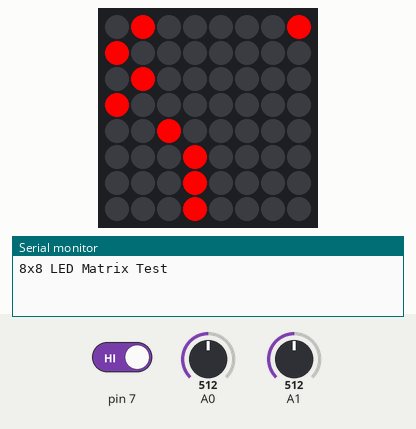
Simulated run of this sketch. Board: Arduino Uno, built with avr-gcc and run on an emulated ATmega328P. Parts: 8×8 RGB LED matrix (first LED top left, wired row by row), the last lines printed to the serial monitor. The inputs (shaded band) are chosen by the test bench; at power-on: A0 = 512, A1 = 512, pin 7 HIGH. Random numbers use the default seed unless the sketch sets one.

Above: at 1.2 s.
1.3 s: A0 set to 716
At 2.4 s:
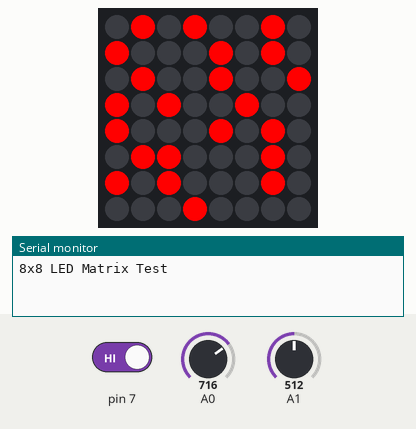
2.8 s: A1 set to 716
At 3.4 s:
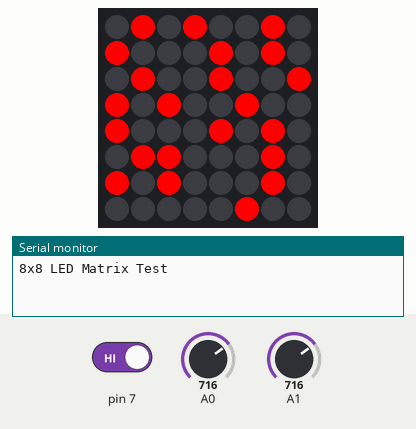
4.3 s: pin 7 driven LOW
6.3 s: A0 set to 442
9.3 s: A0 set to 414
At 9.6 s:
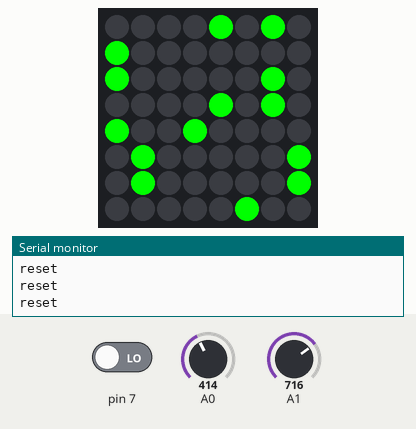
10.8 s: A1 set to 900
13.8 s: A1 set to 926
Timing chart, 0 to 16.8 s (numbered marks = the images above; inputs shaded):
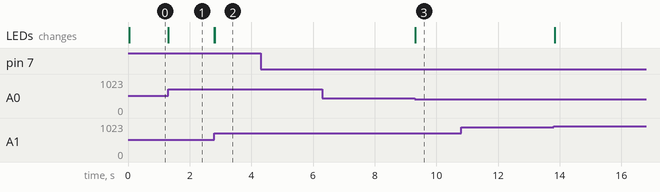

The sketch:

fibonacci.ino
```cpp
#include <Adafruit_LEDBackpack.h>
#include <Wire.h>
#include <Adafruit_GFX.h>

Adafruit_BicolorMatrix matrix = Adafruit_BicolorMatrix();
uint8_t lines[9][20];
uint8_t temp[8];
bool correct[9][9];
bool answers[9][9];
int lastCase1 = 0;
int lastCase2 = 0;
float read1, read2;
int ledColor = LED_RED;
bool win = false;

void setup() {
  Serial.begin(9600);
  Serial.println("8x8 LED Matrix Test");
  pinMode(A1, INPUT);
  pinMode(A0, INPUT);
  pinMode(7, INPUT);
  matrix.begin(0x70);

//2-2,000/8
//3-1,500/1
//5-1,666/7
//8-1,600/2
//13-1,625/6
//21-1,615/3
//34-1,619/5
//55-1,618/4
  correct[1][2] = true;
  correct[2][4] = true;
  correct[3][6] = true;
  correct[4][8] = true;
  correct[5][7] = true;
  correct[6][5] = true;
  correct[7][3] = true;
  correct[8][1] = true;

  lines[0][0] = B00000000;

  lines[1][0] = B10000000;
  lines[1][1] = B01000000;
  lines[1][2] = B00100000;
  lines[1][3] = B00010000;
  lines[1][4] = B00001000;
  lines[1][5] = B00000100;
  lines[1][6] = B00000010;
  lines[1][7] = B00000001;

  lines[2][0] = B00001010;
  lines[2][1] = B10000010;
  lines[2][2] = B10100000;
  lines[2][3] = B10010000;
  lines[2][4] = B10001000;
  lines[2][5] = B10000100;
  lines[2][6] = B01000010;
  lines[2][7] = B00100010;
  lines[2][8] = B00010010;
  lines[2][9] = B00001010;
  lines[2][10] = B00001001;
  lines[2][11] = B00010001;
  lines[2][12] = B00100001;
  lines[2][13] = B01000001;
  lines[2][14] = B00101000;

  lines[3][0] = B10001010;
  lines[3][1] = B10010010;
  lines[3][2] = B10100100;
  lines[3][3] = B10010010;
  lines[3][4] = B10001001;
  lines[3][5] = B10010100;
  lines[3][6] = B01100010;
  lines[3][7] = B10100010;
  lines[3][8] = B01010010;
  lines[3][9] = B01001010;
  lines[3][10] = B01001001;
  lines[3][11] = B00010101;
  lines[3][12] = B00101001;
  lines[3][13] = B01010001;
  lines[3][14] = B10101000;

  lines[4][0] = B10101010;
  lines[4][1] = B10110010;
  lines[4][2] = B10101100;
  lines[4][3] = B10011010;
  lines[4][4] = B10101001;
  lines[4][5] = B11010100;
  lines[4][6] = B01101010;
  lines[4][7] = B10110010;
  lines[4][8] = B01010011;
  lines[4][9] = B01001110;
  lines[4][10] = B01101001;
  lines[4][11] = B01010101;
  lines[4][12] = B01101001;
  lines[4][13] = B01010101;
  lines[4][14] = B10101100;

  lines[5][0] = B10101011;
  lines[5][1] = B10110110;
  lines[5][2] = B10111100;
  lines[5][3] = B10111010;
  lines[5][4] = B11101001;
  lines[5][5] = B11010101;
  lines[5][6] = B11101010;
  lines[5][7] = B10110110;
  lines[5][8] = B01011011;
  lines[5][9] = B01011110;
  lines[5][10] = B01101101;
  lines[5][11] = B01011101;
  lines[5][12] = B01101101;
  lines[5][13] = B01011101;
  lines[5][14] = B10101101;

  lines[6][0] = B11111100;

  lines[7][0] = B01111111;
  lines[7][1] = B10111111;
  lines[7][2] = B11011111;
  lines[7][3] = B11101111;
  lines[7][4] = B11110111;
  lines[7][5] = B11111011;
  lines[7][6] = B11111101;
  lines[7][7] = B11111110;

  lines[8][0] = B11111111;
}

void loop()
{
  read2 += (analogRead(A0) - read2) * 0.05;
  /*if (read2 != read2)
    read2 = 0;*/
  read1 += (analogRead(A1) - read1) * 0.05;

  //Serial.println((int)read2);
  //Serial.println((int)read1);
  //Serial.println(" ");


  switch ((int)read2) {
    case 0 ... 127:
      if (lastCase1 != 1)
      {
        lastCase1 = 1;
        Get2Lights();
      }
      break;
    case 128 ... 255:
      if (lastCase1 != 2)
      {
        lastCase1 = 2;
        Get3Lights();
      }
      break;
    case 256 ... 383:
      if (lastCase1 != 3)
      {
        lastCase1 = 3;
        Get5Lights();
      }
      break;
    case 384 ... 511:
      if (lastCase1 != 4)
      {
        lastCase1 = 4;
        Get8Lights();
      }
      break;
    case 512 ... 639:
      if (lastCase1 != 5)
      {
        lastCase1 = 5;
        Get13Lights();
      }
      break;
    case 640 ... 767:
      if (lastCase1 != 6)
      {
        lastCase1 = 6;
        Get21Lights();
      }
      break;
    case 768 ... 895:
      if (lastCase1 != 7)
      {
        lastCase1 = 7;
        Get34Lights();
      }
      break;
    case 896 ... 1023:
      if (lastCase1 != 8)
      {
        lastCase1 = 8;
        Get55Lights();
      }
      break;
  }

  switch ((int)read1) {
    case 0 ... 127:
      if (lastCase2 != 1)
      {
        temp[7] = lines[1][0];
        lastCase2 = 1;
        UpdateMatrix();
      }
      break;
    case 128 ... 255:
      if (lastCase2 != 2)
      {
        temp[7] = lines[1][1];
        lastCase2 = 2;
        UpdateMatrix();
      }
      break;
    case 256 ... 383:
      if (lastCase2 != 3)
      {
        temp[7] = lines[1][2];
        lastCase2 = 3;
        UpdateMatrix();
      }
      break;
    case 384 ... 511:
      if (lastCase2 != 4)
      {
        temp[7] = lines[1][3];
        lastCase2 = 4;
        UpdateMatrix();
      }
      break;
    case 512 ... 639:
      if (lastCase2 != 5)
      {
        temp[7] = lines[1][4];
        lastCase2 = 5;
        UpdateMatrix();
      }
      break;
    case 640 ... 767:
      if (lastCase2 != 6)
      {
        temp[7] = lines[1][5];
        lastCase2 = 6;
        UpdateMatrix();
      }
      break;
    case 768 ... 895:
      if (lastCase2 != 7)
      {
        temp[7] = lines[1][6];
        lastCase2 = 7;
        UpdateMatrix();
      }
      break;
    case 896 ... 1023:
      if (lastCase2 != 8)
      {
        temp[7] = lines[1][7];
        lastCase2 = 8;
        UpdateMatrix();
      }
      break;
  }


  if (digitalRead(7) == LOW)
  {
    if (win)
    {
      win = false;
      ResetAnswers();
      lastCase1 = 0;
      lastCase2 = 0;
      matrix.setRotation(0);
      UpdateMatrix();
    }
    else if (correct[lastCase2][lastCase1])
    {
      answers[lastCase2][lastCase1] = true;
      UpdateMatrix();
      if (
        answers[1][2] &&
        answers[2][4] &&
        answers[3][6] &&
        answers[4][8] &&
        answers[5][7] &&
        answers[6][5] &&
        answers[7][3] &&
        answers[8][1])
      {
        win = true;
      }
    }
    else
    {
      Serial.println("reset");
      ResetAnswers();
    }

    delay(500);
  }

  if (win)
  {
    matrix.setTextWrap(false);  // we dont want text to wrap so it scrolls nicely
    matrix.setTextSize(1);
    matrix.setRotation(3);
    matrix.setTextColor(LED_GREEN);
    for (int8_t x=7; x>=-36; x--) {
      matrix.clear();
      matrix.setCursor(x,0);
      matrix.print("3428");
      matrix.writeDisplay();
      delay(100);
    }
  }
}

void UpdateMatrix()
{
    if (answers[lastCase2][lastCase1])
      ledColor = LED_GREEN;
    else
      ledColor = LED_RED;

    matrix.clear();      // clear display
    matrix.drawBitmap(0, 0, temp, 8, 8, ledColor);
    matrix.writeDisplay();  // write the changes we just made to the display
}

void Get2Lights()
{
  if (random(0, 3) > 0)
  {
    int hit = 0;
    for (int i = 0; i < 7; i++)
    {
      if ((random(0, 2) == 1 && hit < 2) || (i == 5 && hit == 0) || (i == 6 && hit == 1))
      {
        hit++;
        temp[i] = lines[1][random(0, 8)];
      }
      else
        temp[i] = lines[0][0];
    }
  }
  else
  {
    int r = random(0, 7);
    for (int i = 0; i < 7; i++)
    {
      if (i == r)
        temp[i] = lines[2][random(0, 14)];
      else
        temp[i] = lines[0][0];
    }
  }

  UpdateMatrix();
}

void Get3Lights()
{
  if (random(0, 5) > 0)
  {
    int hit = 0;
    for (int i = 0; i < 7; i++)
    {
      if ((random(0, 2) == 1 && hit < 3) || (i == 4 && hit == 0) || (i == 5 && hit == 1) || (i == 6 && hit == 2))
      {
        hit++;
        temp[i] = lines[1][random(0, 8)];
      }
      else
        temp[i] = lines[0][0];
    }
  }
  else
  {
    int r = random(0, 7);
    for (int i = 0; i < 7; i++)
    {
      if (i == r)
        temp[i] = lines[3][random(0, 14)];
      else
        temp[i] = lines[0][0];
    }
  }

  UpdateMatrix();
}

void Get5Lights()
{
  int hit = 0;
  for (int i = 0; i < 7; i++)
  {
    if ((random(0, 2) == 1 && hit < 5) || (i == 2 && hit == 0) || (i == 3 && hit == 1) || (i == 4 && hit == 2) || (i == 5 && hit == 3) || (i == 6 && hit == 4))
    {
      hit++;
      temp[i] = lines[1][random(0, 8)];
    }
    else
      temp[i] = lines[0][0];
  }

  UpdateMatrix();
}

void Get8Lights()
{
  int hit = 0;
  for (int i = 0; i < 7; i++)
  {
    if ((random(0, 2) == 1 && hit < 1) || (i == 6 && hit == 0))
    {
      hit++;
      temp[i] = lines[2][random(0, 14)];
    }
    else
      temp[i] = lines[1][random(0, 8)];
  }

  UpdateMatrix();
}

void Get13Lights()
{
  int hit = 0;
  for (int i = 0; i < 7; i++)
  {
    if ((random(0, 2) == 1 && hit < 1) || (i == 6 && hit == 0))
    {
      hit++;
      temp[i] = lines[1][random(0, 8)];
    }
    else
      temp[i] = lines[2][random(0, 14)];
  }

  UpdateMatrix();
}

void Get21Lights()
{
  int hit = 0;
  for (int i = 0; i < 7; i++)
  {
     temp[i] = lines[3][random(0, 14)];
  }

  UpdateMatrix();
}

void Get34Lights()
{
  int hit = 0;
  for (int i = 0; i < 7; i++)
  {
    if ((random(0, 2) == 1 && hit < 1) || (i == 6 && hit == 0))
    {
      hit++;
      temp[i] = lines[4][random(0, 14)];
    }
    else
      temp[i] = lines[5][random(0, 14)];
  }

  UpdateMatrix();
}

void Get55Lights()
{
  int hit = 0;
  for (int i = 0; i < 7; i++)
  {
    if ((random(0, 2) == 1 && hit < 1) || (i == 6 && hit == 0))
    {
      hit++;
      temp[i] = lines[7][random(0, 8)];
    }
    else
      temp[i] = lines[8][0];
  }

  UpdateMatrix();
}

void ResetAnswers()
{
  answers[1][2] = false;
  answers[2][4] = false;
  answers[3][6] = false;
  answers[4][8] = false;
  answers[5][7] = false;
  answers[6][5] = false;
  answers[7][3] = false;
  answers[8][1] = false;
}
```

Measured:
- the behaviour switches between 430 and 429 on A0 (found by bisection; images 2 and 3)
- after the input at 1.3 s, the LEDs: first change at once (image 1 shows a later state)
- after the input at 2.8 s, the LEDs: first change at once (image 2 shows a later state)
- after the input at 10.8 s, every drawn part: stays the same
